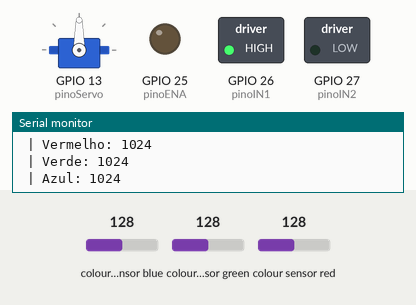
Recording of a sketch running on a simulated ESP32. Shown: servo, switched loads named in the sketch (green lamp = pin HIGH), output pins drawn as LEDs (lit = HIGH), the last lines printed to the serial monitor. The test bench sets the inputs (shaded band); at power-on: colour sensor green 128, colour sensor red 128, colour sensor blue 128.

Above: at 4.7 s.
4.8 s: colour sensor green set to 131
At 9.0 s:
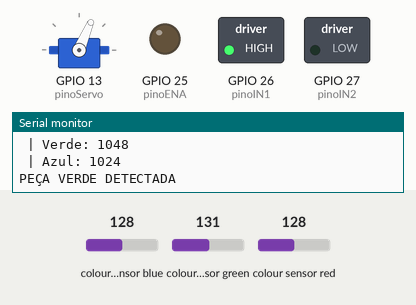
13.8 s: colour sensor red set to 134
At 16.4 s:
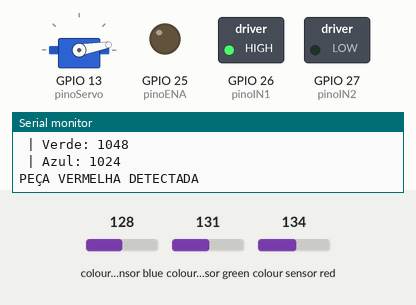
22.4 s: colour sensor green set to 138
At 25.9 s:
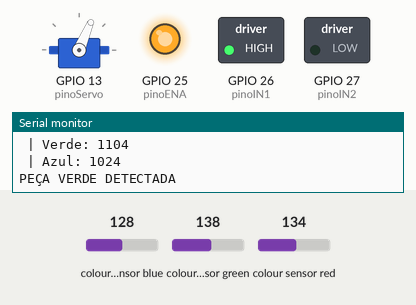
31.4 s: colour sensor green set to 5
At 36.6 s:
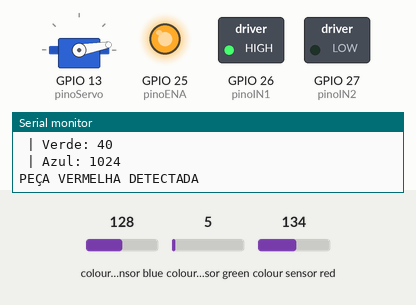
Timing chart, 0 to 41.4 s (numbered marks = the images above; inputs shaded):
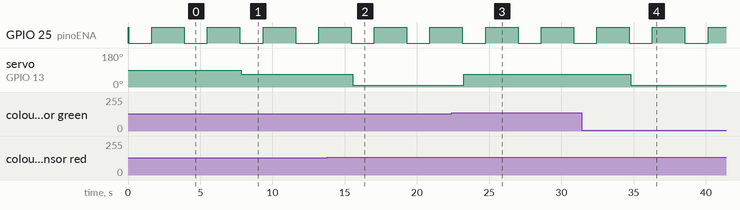

The sketch:

teste_sensor_RGB.ino
```cpp
#include <ESP32Servo.h>
#include <Wire.h>
#include "Adafruit_TCS34725.h"

//definição dos pinos e parametros do motor DC
const int pinoENA = 25;
const int pinoIN1 = 26;
const int pinoIN2 = 27;

const int freqPWM = 5000;
const int resolucaoPWM = 8;
int velocidadeMotor = 255;

int presenca = 200;//definição do limiar de presença para a parada do motor

//definição do pino do servo moto
const int pinoServo = 13;

//definição do servo motor com o nome de servo1
Servo servo1;

//definição do sensor de cor(tcs) com o tempo de resposta a 50ms com um "ganho de cor" definido a 4x(para um abmiente com luminosidade neutra)
Adafruit_TCS34725 tcs = Adafruit_TCS34725(TCS34725_INTEGRATIONTIME_50MS, TCS34725_GAIN_16X);

void setup() {
  Serial.begin(115200);

  //inicialização dos pinos do  motor

  //pinMode(pinoIN1, OUTPUT);
  //ledcAttach(pinoIN2, freqPWM, resolucaoPWM);

  pinMode(pinoIN1, OUTPUT);
  pinMode(pinoIN2, OUTPUT);
  ledcAttach(pinoENA, freqPWM, resolucaoPWM);

  //inicialização da velocidade do motor

  //digitalWrite(pinoIN1, LOW);
  //ledcWrite(pinoIN2, velocidadeMotor);

  digitalWrite(pinoIN1, HIGH);
  digitalWrite(pinoIN2, LOW);
  ledcWrite(pinoENA, velocidadeMotor);


  //inicialização do servo motor
  ESP32PWM::allocateTimer(1);//aloca um temporizador de hardware dedicado para gerar o sinal
  servo1.setPeriodHertz(50);//define a frequencia especifica do pulso enviado para o servo
  servo1.attach(pinoServo, 500, 2400);//"fala" para o esp qual o pino de comunicação do servo e define a rotação minima e maxima do servo

  //inicialização do sensor do sensor de cor
  if (tcs.begin()){
    Serial.println("Sensor reconhecido com sucesso!!");
  } else {
    Serial.println("Sensor não foi reconhecido, reveja as conexões");
    while(1);
  }

}

void loop() {
  Serial.println(servo1.read());
  //leitura dos dados brutos do sensor
  uint16_t r, g, b, c;
  tcs.getRawData(&r, &g, &b, &c);


  Serial.printf("Luminosidade (C): "); Serial.print(c);
  Serial.printf("\n");
  Serial.print(" | Vermelho: "); Serial.print(r);
  Serial.printf("\n");
  Serial.print(" | Verde: "); Serial.print(g);
  Serial.printf("\n");
  Serial.print(" | Azul: "); Serial.print(b);
  Serial.printf("\n");

  //sistema de controle do servo motor
  if(c > presenca){

    ledcWrite(pinoENA, 0);
    //ledcWrite(pinoIN2, 0);//motor para ao detectar uma peça
    delay(100);//delay para que o motor pare totalmente

    if (r > g && r > b){
      Serial.println("PEÇA VERMELHA DETECTADA");
      servo1.write(10);
    }else if (g > b && g > r){
        Serial.println("PEÇA VERDE DETECTADA");
        servo1.write(67);
    }//else if(b > (g) && b > r){
     //   Serial.println("PEÇA AZUL DETECTADA");
     //   servo1.write(0);
    //}
    delay(1500);//delay para que o servo consiga trocar a posição totalmente

    ledcWrite(pinoENA, velocidadeMotor);
    //ledcWrite(pinoIN2, velocidadeMotor);
    delay(2000);//tempo para descartar uma peça

  }else{
    ledcWrite(pinoENA, velocidadeMotor);
    //ledcWrite(pinoIN2, velocidadeMotor);//motor segue normalmente
  }

  delay(200);//delay para não sobrecarregar o sistema
}
```

Measured:
- the behaviour switches between 128 and 129 on colour sensor green (found by bisection; images 0 and 1)
- the behaviour switches between 131 and 132 on colour sensor red (found by bisection; images 1 and 2)
- the behaviour switches between 134 and 135 on colour sensor green (found by bisection; images 2 and 3)
- after the input at 4.8 s, servo on GPIO 13 (pinoServo): 90° → 67° after 3.1 s
- after the input at 13.8 s, servo on GPIO 13 (pinoServo): 67° → 10° after 1.8 s
- after the input at 22.4 s, servo on GPIO 13 (pinoServo): 10° → 67° after 0.86 s
- after the input at 31.4 s, servo on GPIO 13 (pinoServo): 67° → 10° after 3.4 s
- by itself, GPIO 25 (pinoENA): alternates HIGH for 2.3 s and LOW for 1.6 s
